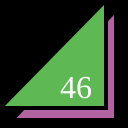
Frame 1 (no input)
Frame 60 (no input): identical to frame 1, image omitted
Frame 120 (the mouse pressed at the canvas centre since frame 60): identical to frame 1, image omitted

The p5.js sketch that drew this single still picture (run headless with seeded random() and noise() and a simulated clock; from frame 60 on, the mouse is pressed at the canvas centre):

// p5.js sketch
// ── sketch.js
function setup() {
  createCanvas(128,128);
}

function draw() {
  background(0);
  strokeWeight(4);
  fill(178, 100, 162);
  triangle(12,120,116,120,116,10);
  fill(94, 185, 84);
  triangle(0,108,106,108,106,0);
  fill(255);
  textSize(32);
  textFont("serif");


  text("46", 60, 98);
}
